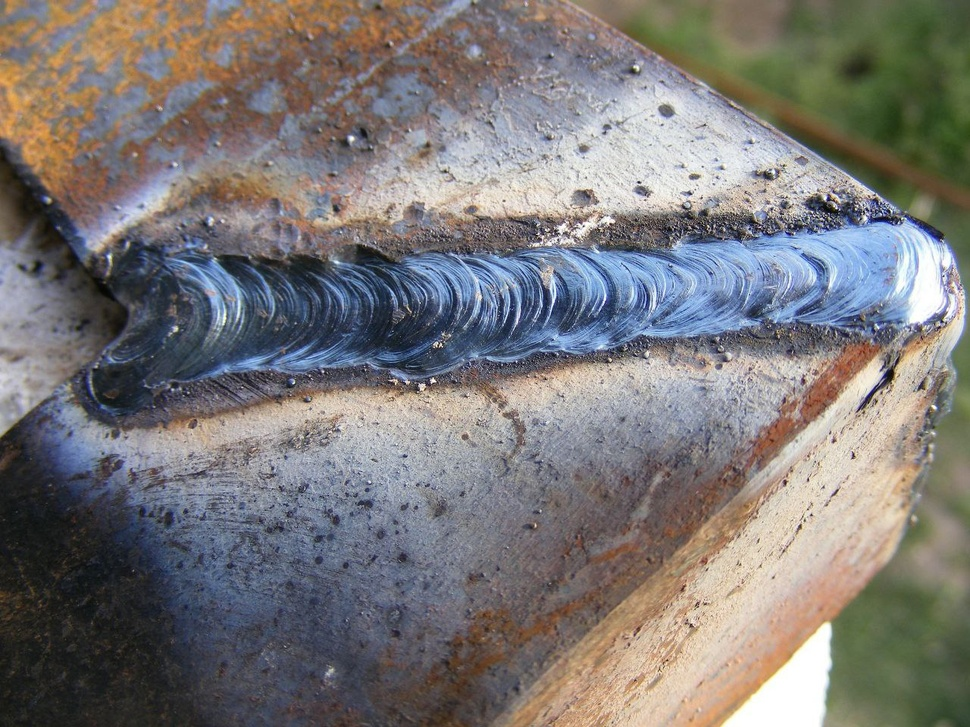
#> input picture photo.jpg, 970 x 727 px, shrunk from 1280 x 960 before the run
$ python -i detect.py   (imports and definitions only)
#> lines starting #> are read from the running program, lines starting #| are printed output that depends on the picture; after the words box and inside, x2 and y2 are one past the last pixel; in counts of white or black regions, pixels touching at a corner belong together
import cv2
import numpy as np
def detect(image_path):
    # Загрузка изображения сварки
#> called with image_path = 'photo.jpg'
    image = cv2.imread(image_path)
#> image is the input picture: shape (727, 970, 3); mean B, G, R 119.3, 119.9, 123.1

    # Преобразование изображения в оттенки серого
    gray_image = cv2.cvtColor(image, cv2.COLOR_BGR2GRAY)
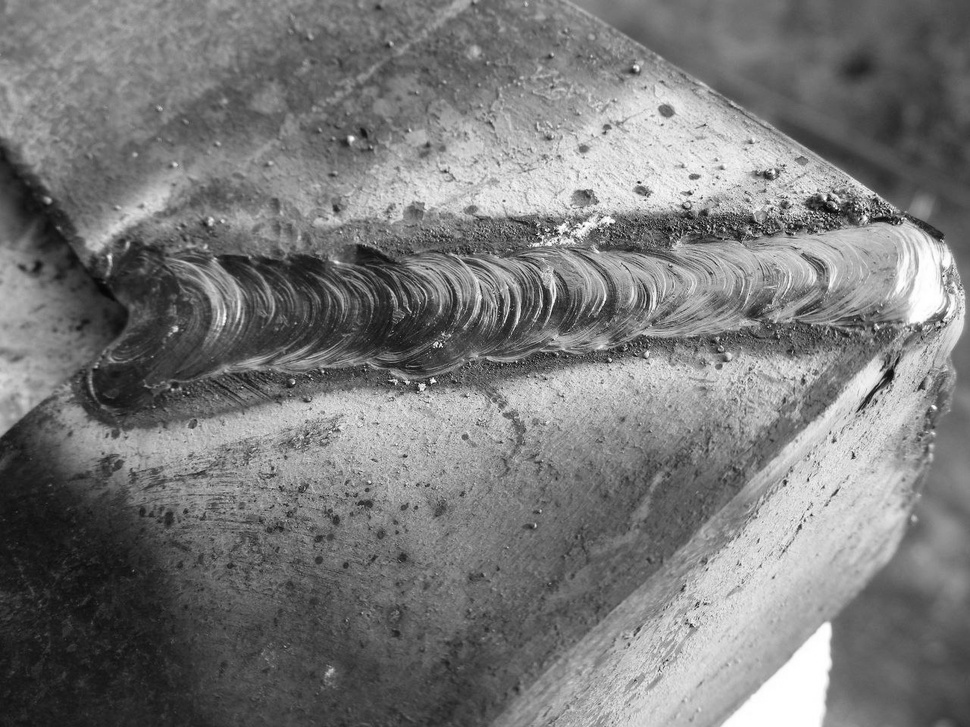
#> gray_image: shape (727, 970); min 1, max 255, mean 120.8

    # Применение фильтра Гаусса для сглаживания
    blurred_image = cv2.GaussianBlur(gray_image, (1, 1), 0)

    # Применение алгоритма Кэнни для обнаружения границ
    edges = cv2.Canny(blurred_image, 50, 150)
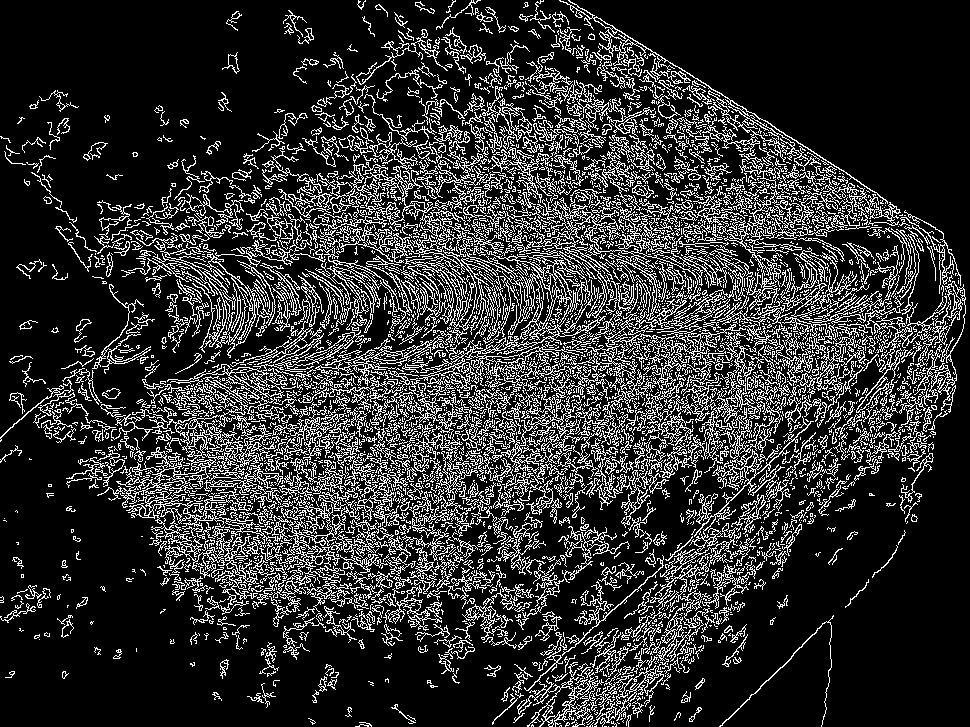
#> edges: shape (727, 970); 18.9% white in thin lines or dots

    # Нахождение контуров на изображении
    contours, _ = cv2.findContours(edges, cv2.RETR_EXTERNAL, cv2.CHAIN_APPROX_SIMPLE)
#> contours = 3469 contours, 3048 with area under 20; largest, box (x1, y1, x2, y2) and area: (313, 132, 606, 395) 8011, (126, 476, 388, 615) 3886, (116, 376, 346, 508) 2722, (511, 197, 702, 318) 2156, (578, 259, 746, 418) 1514

    # Отбор контуров, которые могут быть сварочным швом
    welding_contours = []
    for contour in contours:
        area = cv2.contourArea(contour)
        if area > 2:  # Пороговое значение площади (настройте под свою задачу)
            welding_contours.append(contour)
#> this loop made 3469 passes
#> area on passes 25, 31, 38: 31.5, 30.5, 25.5
#> after the loop, welding_contours = 1428 contours, 1007 with area under 20; largest, box (x1, y1, x2, y2) and area: (313, 132, 606, 395) 8011, (126, 476, 388, 615) 3886, (116, 376, 346, 508) 2722, (511, 197, 702, 318) 2156, (578, 259, 746, 418) 1514

    Cord=[]

    # Рисование прямоугольников вокруг сварочных швов
    for contour in welding_contours:
        x, y, w, h = cv2.boundingRect(contour)
        Cord.append(x)
        Cord.append(y)
#> this loop made 1428 passes
#> (x, y, w, h) on passes 1 to 3: (565, 722, 5, 5), (355, 722, 17, 5), (626, 714, 6, 13)
#> after the loop, Cord = 2856 values, max 935 at index 1688, min 0 at index 280, mean 419

    sumx=0
    sumy=0

    for i in range(0,len(Cord)):
        if i%2!=0:
            sumx+=Cord[i]
        else:
            sumy+=Cord[i]
#> this loop made 2856 passes
#> sumy on passes 1, 3, 5, 7, 9, 11, 13, 15, 17, 19, 21, 23: 565, 920, 1546, 2059, 2733, 3356, 4045, 4390, 5039, 5430, 6026, 6616
#> sumx on passes 2, 4, 6, 8, 10, 12: 722, 1444, 2158, 2871, 3583, 4295
#> after the loop, sumx = 508632; sumy = 687954
    ff = ("x = " + str(sumx//(len(Cord)//2)) + ", y = " + str(sumy//(len(Cord)//2)))
#> ff = 'x = 356, y = 481'
    return ff

>>> result = detect('photo.jpg')
#> result = 'x = 356, y = 481'
